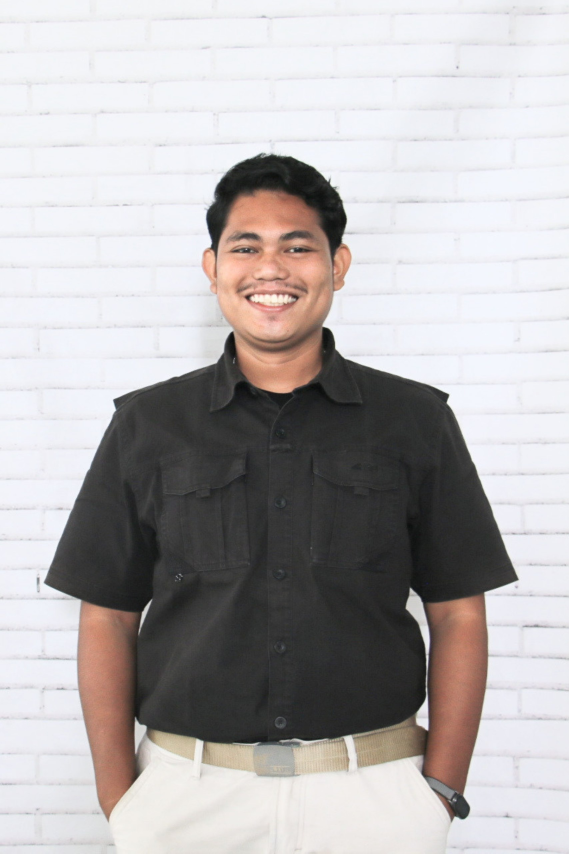
#> input picture banner/source.jpg, 1706 x 2560 px (shown at 1/3 size)
$ python generate.py
#> lines starting #> are read from the running program, lines starting #| are printed output that depends on the picture
#!/usr/bin/env python3
"""Generate dark.svg / light.svg GitHub profile banners from source.jpg."""

from __future__ import annotations

import math
import random
from dataclasses import dataclass
from pathlib import Path

import numpy as np
from PIL import Image, ImageDraw, ImageEnhance, ImageFilter, ImageFont, ImageOps
from scipy import ndimage
from scipy.cluster.vq import kmeans2
from scipy.optimize import linear_sum_assignment

ROOT = Path(__file__).resolve().parent
PROFILE_ROOT = ROOT.parent
SOURCE = ROOT / "source.jpg"
DARK_OUT = PROFILE_ROOT / "dark.svg"
LIGHT_OUT = PROFILE_ROOT / "light.svg"
PREVIEW_DIR = ROOT / "preview"

W, H = 1180, 610
GRID_W, GRID_H = 300, 340
INTRO_GROUPS = 60
DRIFT_BANDS = 94
TRAVELLERS = 900
NOISE_SIGMA = 4.0
INTRO_DUR = 3.2
LOOP_DUR = 14.2
KEY = [0.0, 3.0 / LOOP_DUR, 4.3 / LOOP_DUR, 6.3 / LOOP_DUR, 7.6 / LOOP_DUR, 9.6 / LOOP_DUR, 10.9 / LOOP_DUR, 12.9 / LOOP_DUR, 1.0]

PROFILE = {
    "name": "M. Althaf Kiram",
    "handle": "@malthafkiram",
    "subject": "M. Althaf Kiram",
    "role": "Fullstack Software Engineer",
    "origin": "Indonesia, remote or relocate",
    "education": "S.Kom Unimal, GPA 3.66",
    "status": "Available for hire",
    "toolchain": "VS Code, Git, Vercel",
    "lang": "TypeScript, JavaScript",
    "frontend": "React, Next.js, Tailwind",
    "backend": "Node.js, Express, GraphQL",
    "database": "PostgreSQL, MongoDB, Redis",
    "infra": "AWS EC2, Vercel",
    "mail": "malthafkiram@gmail.com",
    "portfolio": "porto.kabanroom.web.id",
    "linkedin": "/in/malthafkiram",
    "github": "github.com/malthafkiram",
    "whatsapp": "+62 851-5771-5522",
}

IDENTITY_ROWS = [
    ("Subject", "subject"),
    ("Role", "role"),
    ("Origin", "origin"),
    ("Education", "education"),
    ("Status", "status"),
    ("ToolChain", "toolchain"),
]
CORE_ROWS = [
    ("Core.Lang", "lang"),
    ("Core.Frontend", "frontend"),
    ("Core.Backend", "backend"),
    ("Core.Database", "database"),
    ("Core.Infra", "infra"),
]
GRID_ROWS = [
    ("Grid.Mail", "mail"),
    ("Grid.Portfolio", "portfolio"),
    ("Grid.LinkedIn", "linkedin"),
    ("Grid.GitHub", "github"),
    ("Grid.WhatsApp", "whatsapp"),
]


@dataclass(frozen=True)
class Theme:
    name: str
    bg: str
    panel: str
    frame: str
    chrome: str
    chrome_dim: str
    portrait: str
    accent: str
    text: str
    text_dim: str
    live: str
    titlebar: str
    drop_background: bool


DARK = Theme(
    name="dark",
    bg="#0A101F",
    panel="#0E1628",
    frame="#152038",
    chrome="#22D3EE",
    chrome_dim="#0891B2",
    portrait="#A78BFA",
    accent="#10B981",
    text="#F8FAFC",
    text_dim="#94A3B8",
    live="#F43F5E",
    titlebar="#070B14",
    drop_background=True,
)
LIGHT = Theme(
    name="light",
    bg="#F4F7FB",
    panel="#E8EEF7",
    frame="#D5DEEC",
    chrome="#0891B2",
    chrome_dim="#0E7490",
    portrait="#7C3AED",
    accent="#059669",
    text="#0F172A",
    text_dim="#475569",
    live="#E11D48",
    titlebar="#E2E8F0",
    drop_background=False,
)


def xml_escape(text: str) -> str:
    return (
        text.replace("&", "&amp;")
        .replace("<", "&lt;")
        .replace(">", "&gt;")
        .replace('"', "&quot;")
    )


def load_crop() -> Image.Image:
    img = Image.open(SOURCE).convert("RGB")
    w, h = img.size
    # Head and shoulders, not a tight face crop.
    left = int(w * 0.10)
    right = int(w * 0.90)
    top = int(h * 0.03)
    bottom = int(h * 0.58)
    return img.crop((left, top, right, bottom))


def subject_mask(img: Image.Image) -> np.ndarray:
    rgb = np.asarray(img, dtype=np.float32) / 255.0
    r, g, b = rgb[..., 0], rgb[..., 1], rgb[..., 2]
    mx = np.maximum(np.maximum(r, g), b)
    mn = np.minimum(np.minimum(r, g), b)
    sat = np.where(mx == 0, 0, (mx - mn) / np.maximum(mx, 1e-6))
    wall = (sat < 0.18) & (mx > 0.72)
    fg = ~wall
    fg = ndimage.binary_opening(fg, iterations=2)
    fg = ndimage.binary_closing(fg, iterations=4)
    fg = ndimage.binary_fill_holes(fg)
    labeled, n = ndimage.label(fg)
    if n == 0:
        return np.ones(fg.shape, dtype=bool)
    sizes = ndimage.sum(fg, labeled, index=range(1, n + 1))
    keep = int(np.argmax(sizes)) + 1
    fg = labeled == keep
    fg = ndimage.binary_erosion(fg, iterations=1)
    return fg


def enhance_gray(img: Image.Image) -> Image.Image:
    gray = ImageOps.grayscale(img)
    gray = ImageOps.autocontrast(gray, cutoff=1)
    gray = ImageEnhance.Contrast(gray).enhance(1.3)
    gray = gray.filter(ImageFilter.UnsharpMask(radius=3, percent=140, threshold=2))
    return gray


def floyd_steinberg(gray: Image.Image, serpentine: bool = True) -> np.ndarray:
    arr = np.asarray(gray, dtype=np.float32) / 255.0
    h, w = arr.shape
    out = np.zeros((h, w), dtype=bool)
    work = arr.copy()
    for y in range(h):
        xs = range(w)
        if serpentine and y % 2:
            xs = range(w - 1, -1, -1)
        for x in xs:
            old = work[y, x]
            new = 1.0 if old >= 0.5 else 0.0
            out[y, x] = new < 0.5  # dark pixels become dots
            err = old - new
            if serpentine and y % 2:
                if x - 1 >= 0:
                    work[y, x - 1] += err * 7 / 16
                if y + 1 < h:
                    if x + 1 < w:
                        work[y + 1, x + 1] += err * 3 / 16
                    work[y + 1, x] += err * 5 / 16
                    if x - 1 >= 0:
                        work[y + 1, x - 1] += err * 1 / 16
            else:
                if x + 1 < w:
                    work[y, x + 1] += err * 7 / 16
                if y + 1 < h:
                    if x - 1 >= 0:
                        work[y + 1, x - 1] += err * 3 / 16
                    work[y + 1, x] += err * 5 / 16
                    if x + 1 < w:
                        work[y + 1, x + 1] += err * 1 / 16
    return out


def dots_from_photo(theme: Theme) -> tuple[np.ndarray, Image.Image]:
    crop = load_crop()
#> in load_crop, img is the input picture: PIL image 1706x2560 RGB; mean R, G, B 179.3, 175.6, 176.3
#> in load_crop, `return img.crop((left, top, right, bottom))`:
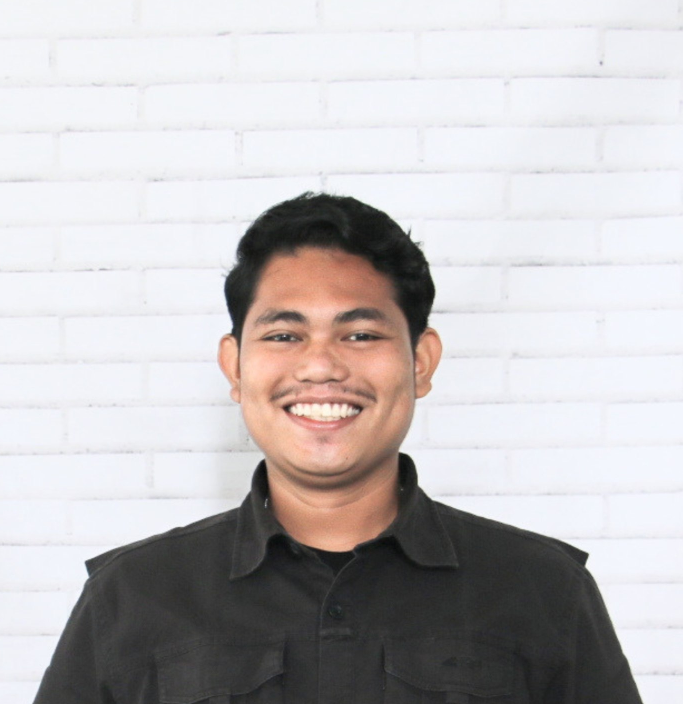
#> returned value: PIL image 1365x1408 RGB (shown at 1/2 size); mean R, G, B 192.3, 188.7, 190.1
    crop = crop.resize((GRID_W, GRID_H), Image.Resampling.LANCZOS)
    gray = enhance_gray(crop)
    dots = floyd_steinberg(gray)
    if theme.drop_background:
        mask = subject_mask(crop)
        mask = ndimage.binary_erosion(mask, iterations=1)
        dots &= mask
    return dots, crop


def thin_isolated(dots: np.ndarray) -> np.ndarray:
    neigh = ndimage.convolve(dots.astype(np.uint8), np.ones((3, 3), dtype=np.uint8), mode="constant")
    return dots & (neigh >= 3)


def sample_points(dots: np.ndarray, rng: np.random.Generator, cap: int = 17500) -> np.ndarray:
    dots = thin_isolated(dots)
    ys, xs = np.nonzero(dots)
    points = np.stack([xs.astype(np.float64), ys.astype(np.float64)], axis=1)
    if len(points) > cap:
        idx = rng.choice(len(points), size=cap, replace=False)
        points = points[idx]
    return points


def evenness(points: np.ndarray, groups: np.ndarray, bins: int = 8) -> float:
    """Lower is better. ~0.05 even, ~0.7 patchy."""
    scores = []
    h = GRID_H
    w = GRID_W
    for g in range(int(groups.max()) + 1 if len(groups) else 0):
        pts = points[groups == g]
        if len(pts) < 4:
            continue
        hist, _, _ = np.histogram2d(pts[:, 0], pts[:, 1], bins=bins, range=[[0, w], [0, h]])
        p = hist.ravel()
        p = p / max(p.sum(), 1)
        scores.append(float(np.std(p)))
    return float(np.mean(scores)) if scores else 1.0


def interleave_groups(n: int, k: int, rng: random.Random) -> np.ndarray:
    idx = list(range(n))
    rng.shuffle(idx)
    groups = np.empty(n, dtype=np.int32)
    for i, src in enumerate(idx):
        groups[src] = i % k
    return groups


def drift_bands(points: np.ndarray, rng: np.random.Generator) -> np.ndarray:
    noisy = points + rng.normal(0, NOISE_SIGMA, size=points.shape)
    k = min(DRIFT_BANDS, max(8, len(points) // 80))
    for seed in range(7, 16):
        try:
            _, labels = kmeans2(noisy, k, minit="random", iter=30, seed=seed)
            if np.any(labels < 0):
                continue
            return labels.astype(np.int32)
        except Exception:
            continue
    order = np.argsort(noisy[:, 0] + noisy[:, 1] * 0.37)
    labels = np.empty(len(points), dtype=np.int32)
    labels[order] = np.linspace(0, k - 1, len(points)).astype(np.int32)
    return labels


def farthest_sample(points: np.ndarray, n: int, rng: np.random.Generator) -> np.ndarray:
    if len(points) <= n:
        return points.copy()
    chosen = [int(rng.integers(0, len(points)))]
    dist = np.full(len(points), np.inf)
    for _ in range(n - 1):
        last = points[chosen[-1]]
        dist = np.minimum(dist, np.linalg.norm(points - last, axis=1))
        dist[chosen] = -1
        chosen.append(int(np.argmax(dist)))
    return points[np.array(chosen)]


def match_ot(src: np.ndarray, dst: np.ndarray) -> np.ndarray:
    n = min(len(src), len(dst))
    src = src[:n]
    dst = dst[:n]
    diff = src[:, None, :] - dst[None, :, :]
    cost = np.sqrt((diff * diff).sum(axis=2))
    _, col = linear_sum_assignment(cost)
    return dst[col]


def logo_canvas(kind: str, size: int = 520) -> Image.Image:
    img = Image.new("L", (size, size), 0)
    d = ImageDraw.Draw(img)
    m = int(size * 0.12)
    if kind == "next":
        d.ellipse((m, m, size - m, size - m), outline=255, width=max(10, size // 28))
        # Stylized N
        x0, x1 = int(size * 0.30), int(size * 0.70)
        y0, y1 = int(size * 0.28), int(size * 0.74)
        wline = max(16, size // 22)
        d.line([(x0, y1), (x0, y0), (x1, y1), (x1, y0)], fill=255, width=wline, joint="curve")
        d.line([(x0, y0), (x1, y1)], fill=255, width=wline)
    elif kind == "node":
        cx, cy, r = size / 2, size / 2, size * 0.36
        hexpts = [
            (cx + r * math.cos(math.radians(a)), cy + r * math.sin(math.radians(a)))
            for a in range(30, 360, 60)
        ]
        d.polygon(hexpts, outline=255, width=max(12, size // 24))
        try:
            font = ImageFont.truetype(
                "/usr/share/fonts/truetype/dejavu/DejaVuSans-Bold.ttf", size=int(size * 0.28)
            )
        except OSError:
            font = ImageFont.load_default()
        d.text((cx, cy + size * 0.02), "JS", fill=255, font=font, anchor="mm")
    else:
        wline = max(18, size // 18)
        # < / >
        d.line(
            [(size * 0.46, size * 0.22), (size * 0.22, size * 0.50), (size * 0.46, size * 0.78)],
            fill=255,
            width=wline,
            joint="curve",
        )
        d.line(
            [(size * 0.54, size * 0.22), (size * 0.78, size * 0.50), (size * 0.54, size * 0.78)],
            fill=255,
            width=wline,
            joint="curve",
        )
        d.line(
            [(size * 0.58, size * 0.24), (size * 0.42, size * 0.76)],
            fill=255,
            width=max(14, size // 22),
        )
    return img


def logo_points(kind: str, n: int, rng: np.random.Generator) -> np.ndarray:
    canvas = logo_canvas(kind)
    arr = np.asarray(canvas)
    ys, xs = np.nonzero(arr > 80)
    pts = np.stack([xs.astype(np.float64), ys.astype(np.float64)], axis=1)
    # Fit into portrait grid with margin
    pts[:, 0] = (pts[:, 0] / canvas.size[0]) * (GRID_W * 0.78) + GRID_W * 0.11
    pts[:, 1] = (pts[:, 1] / canvas.size[1]) * (GRID_H * 0.70) + GRID_H * 0.14
    return farthest_sample(pts, n, rng)


def path_for_points(points: np.ndarray, ox: float, oy: float, scale: float, dot: float) -> str:
    # Horizontal run-length packing in grid space, then map to SVG.
    if len(points) == 0:
        return ""
    by_row: dict[int, list[int]] = {}
    for x, y in points:
        by_row.setdefault(int(round(y)), []).append(int(round(x)))
    parts: list[str] = []
    half = dot * 0.42
    for y in sorted(by_row):
        xs = sorted(set(by_row[y]))
        run_start = xs[0]
        prev = xs[0]
        for x in xs[1:] + [None]:
            if x is not None and x == prev + 1:
                prev = x
                continue
            length = prev - run_start + 1
            sx = ox + run_start * scale
            sy = oy + y * scale
            if length == 1:
                parts.append(f"M{sx:.2f} {sy:.2f}h{dot:.2f}")
            else:
                parts.append(f"M{sx:.2f} {sy:.2f}h{length * scale + half:.2f}")
            if x is None:
                break
            run_start = prev = x
    return " ".join(parts)


def key_times(*indices: int) -> str:
    return ";".join(f"{KEY[i]:.4f}" for i in indices)


def portrait_frame_geom() -> tuple[float, float, float, float]:
    # Left visual panel inner rect
    panel_x, panel_y = 28, 78
    panel_w, panel_h = 430, 506
    scale = min((panel_w - 36) / GRID_W, (panel_h - 56) / GRID_H)
    pw, ph = GRID_W * scale, GRID_H * scale
    ox = panel_x + (panel_w - pw) / 2
    oy = panel_y + 28 + (panel_h - 40 - ph) / 2
    return ox, oy, scale, scale * 0.86


def leader_line(label: str, value: str, width: int = 52) -> str:
    dots = max(3, width - len(label) - len(value))
    return f"{label}{'.' * dots}{value}"


def info_panel_svg(theme: Theme) -> str:
    x, y = 478, 78
    width, height = 674, 506
    rows_y = y + 64
    line_h = 23
    chunks = [
        f'<rect x="{x}" y="{y}" width="{width}" height="{height}" rx="18" fill="{theme.panel}" stroke="{theme.frame}" stroke-width="1.2"/>',
        f'<text x="{x + 22}" y="{y + 32}" fill="{theme.chrome}" font-family="ui-monospace, SFMono-Regular, Menlo, Consolas, monospace" font-size="13" font-weight="700" letter-spacing="1.6">SYSTEM.INFO</text>',
        f'<g transform="translate({x + 168},{y + 20})">',
        f'<rect width="64" height="18" rx="9" fill="{theme.live}"/>',
        f'<circle cx="12" cy="9" r="3.2" fill="#fff"><animate attributeName="opacity" values="1;0.25;1" dur="1.5s" repeatCount="indefinite"/></circle>',
        f'<text x="22" y="13" fill="#fff" font-family="ui-monospace, SFMono-Regular, Menlo, Consolas, monospace" font-size="12" font-weight="700">LIVE</text>',
        "</g>",
        f'<rect x="{x + width - 196}" y="{y + 16}" width="174" height="26" rx="13" fill="{theme.bg}" stroke="{theme.chrome}" stroke-width="1"/>',
        f'<text x="{x + width - 109}" y="{y + 34}" text-anchor="middle" fill="{theme.chrome}" font-family="ui-monospace, SFMono-Regular, Menlo, Consolas, monospace" font-size="14">{xml_escape(PROFILE["handle"])}</text>',
    ]

    def emit_section(title: str, rows: list[tuple[str, str]], start: float) -> float:
        chunks.append(
            f'<text x="{x + 22}" y="{start}" fill="{theme.accent}" font-family="ui-monospace, SFMono-Regular, Menlo, Consolas, monospace" font-size="12" letter-spacing="1.4">{title}</text>'
        )
        yy = start + 22
        text_w = width - 44
        for label, key in rows:
            line = xml_escape(leader_line(label, PROFILE[key]))
            chunks.append(
                f'<text x="{x + 22}" y="{yy}" fill="{theme.text}" font-family="ui-monospace, SFMono-Regular, Menlo, Consolas, monospace" font-size="14" textLength="{text_w}" lengthAdjust="spacingAndGlyphs">{line}</text>'
            )
            yy += line_h
        return yy + 10

    cursor = rows_y
    cursor = emit_section("// IDENTITY", IDENTITY_ROWS, cursor)
    cursor = emit_section("// CORE", CORE_ROWS, cursor)
    emit_section("// GRID", GRID_ROWS, cursor)
    return "\n".join(chunks)


def chrome_svg(theme: Theme) -> str:
    return f"""
<rect width="{W}" height="{H}" rx="28" fill="{theme.bg}"/>
<rect x="10" y="10" width="{W-20}" height="{H-20}" rx="22" fill="{theme.bg}" stroke="{theme.chrome}" stroke-opacity="0.35" stroke-width="1.4"/>
<rect x="10" y="10" width="{W-20}" height="52" rx="22" fill="{theme.titlebar}"/>
<rect x="10" y="36" width="{W-20}" height="26" fill="{theme.titlebar}"/>
<circle cx="38" cy="36" r="6" fill="#F43F5E"/>
<circle cx="58" cy="36" r="6" fill="#FBBF24"/>
<circle cx="78" cy="36" r="6" fill="{theme.accent}"/>
<text x="{W/2}" y="41" text-anchor="middle" fill="{theme.text_dim}" font-family="ui-monospace, SFMono-Regular, Menlo, Consolas, monospace" font-size="14">profile.sh --live</text>
<rect x="28" y="78" width="430" height="506" rx="18" fill="{theme.panel}" stroke="{theme.frame}" stroke-width="1.2"/>
<text x="50" y="106" fill="{theme.chrome}" font-family="ui-monospace, SFMono-Regular, Menlo, Consolas, monospace" font-size="13" font-weight="700" letter-spacing="1.6">VISUAL.MAP</text>
"""


def group_path(points: np.ndarray, ox: float, oy: float, scale: float, dot: float, color: str) -> str:
    d = path_for_points(points, ox, oy, scale, dot)
    if not d:
        return ""
    return f'<path d="{d}" fill="none" stroke="{color}" stroke-width="{dot:.2f}" stroke-linecap="square" shape-rendering="crispEdges"/>'


def intro_layer(points: np.ndarray, groups: np.ndarray, theme: Theme, ox: float, oy: float, scale: float, dot: float) -> str:
    parts = ['<g id="intro">']
    for g in range(INTRO_GROUPS):
        pts = points[groups == g]
        if len(pts) == 0:
            continue
        delay = (g / INTRO_GROUPS) * 2.0
        t1 = delay / INTRO_DUR
        t2 = min(0.94, (delay + 0.45) / INTRO_DUR)
        path = group_path(pts, ox, oy, scale, dot, theme.portrait)
        parts.append(
            f'<g opacity="1">{path}'
            f'<animate attributeName="opacity" values="0;0;1;1;0" keyTimes="0;{t1:.3f};{t2:.3f};0.96;1" '
            f'dur="{INTRO_DUR}s" begin="0s" fill="freeze"/>'
            "</g>"
        )
    parts.append("</g>")
    return "\n".join(parts)


def loop_layer(
    points: np.ndarray,
    bands: np.ndarray,
    logo_centroid: np.ndarray,
    theme: Theme,
    ox: float,
    oy: float,
    scale: float,
    dot: float,
) -> str:
    parts = [
        '<g id="loop-portrait" opacity="0">',
        f'<animate attributeName="opacity" values="0;1" dur="0.05s" begin="{INTRO_DUR}s" fill="freeze"/>',
    ]
    kt = f"{KEY[0]:.4f};{KEY[1]:.4f};{KEY[2]:.4f};{KEY[7]:.4f};{KEY[8]:.4f}"
    for b in range(int(bands.max()) + 1 if len(bands) else 0):
        pts = points[bands == b]
        if len(pts) == 0:
            continue
        c = pts.mean(axis=0)
        target = c + 0.42 * (logo_centroid - c)
        dx = (target[0] - c[0]) * scale
        dy = (target[1] - c[1]) * scale
        path = group_path(pts, ox, oy, scale, dot, theme.portrait)
        parts.append(
            f'<g transform="translate(0,0)">{path}'
            f'<animateTransform attributeName="transform" type="translate" '
            f'values="0,0; 0,0; {dx:.2f},{dy:.2f}; {dx:.2f},{dy:.2f}; 0,0" '
            f'keyTimes="{kt}" dur="{LOOP_DUR}s" begin="{INTRO_DUR}s" repeatCount="indefinite" calcMode="linear"/>'
            f'<animate attributeName="opacity" values="1;1;0;0;1" keyTimes="{kt}" '
            f'dur="{LOOP_DUR}s" begin="{INTRO_DUR}s" repeatCount="indefinite" calcMode="linear"/>'
            "</g>"
        )
    parts.append("</g>")
    return "\n".join(parts)


def travellers_layer(
    portrait: np.ndarray,
    l1: np.ndarray,
    l2: np.ndarray,
    l3: np.ndarray,
    theme: Theme,
    ox: float,
    oy: float,
    scale: float,
    dot: float,
) -> str:
    kt_pos = ";".join(f"{KEY[i]:.4f}" for i in range(9))
    kt_op = f"{KEY[0]:.4f};{KEY[1]:.4f};{KEY[2]:.4f};{KEY[7]:.4f};{KEY[8]:.4f}"
    tdot = min(2.15, dot * 1.55)
    parts = ['<g id="travellers">']
    for i in range(len(portrait)):
        chain = [portrait[i], portrait[i], l1[i], l1[i], l2[i], l2[i], l3[i], l3[i], portrait[i]]
        xs = ";".join(f"{ox + p[0] * scale:.2f}" for p in chain)
        ys = ";".join(f"{oy + p[1] * scale:.2f}" for p in chain)
        x0, y0 = ox + portrait[i][0] * scale, oy + portrait[i][1] * scale
        parts.append(
            f'<rect x="{x0:.2f}" y="{y0:.2f}" width="{tdot:.2f}" height="{tdot:.2f}" rx="0.4" fill="{theme.chrome}" opacity="0" shape-rendering="crispEdges">'
            f'<animate attributeName="x" values="{xs}" keyTimes="{kt_pos}" dur="{LOOP_DUR}s" begin="{INTRO_DUR}s" repeatCount="indefinite" calcMode="linear"/>'
            f'<animate attributeName="y" values="{ys}" keyTimes="{kt_pos}" dur="{LOOP_DUR}s" begin="{INTRO_DUR}s" repeatCount="indefinite" calcMode="linear"/>'
            f'<animate attributeName="opacity" values="0;0;1;1;0" keyTimes="{kt_op}" dur="{LOOP_DUR}s" begin="{INTRO_DUR}s" repeatCount="indefinite" calcMode="linear"/>'
            "</rect>"
        )
    parts.append("</g>")
    return "\n".join(parts)


def build_svg(theme: Theme) -> str:
    rng = random.Random(42)
    nprng = np.random.default_rng(42)
    dots, _crop = dots_from_photo(theme)
    np.save(PREVIEW_DIR / f"{theme.name}-dots.npy", dots)
    points = sample_points(dots, nprng)
    print(f"[{theme.name}] dots={len(points)}")
    intro_groups = interleave_groups(len(points), INTRO_GROUPS, rng)
    print(f"[{theme.name}] intro evenness={evenness(points, intro_groups):.3f}")
    bands = drift_bands(points, nprng)
    travellers_src = farthest_sample(points, TRAVELLERS, nprng)
    n = len(travellers_src)
    l1 = match_ot(travellers_src, logo_points("next", n, nprng))
    l2 = match_ot(l1, logo_points("node", n, nprng))
    l3 = match_ot(l2, logo_points("code", n, nprng))
    ox, oy, scale, dot = portrait_frame_geom()
    logo_centroid = l1.mean(axis=0)
    svg = f'''<?xml version="1.0" encoding="UTF-8"?>
<svg xmlns="http://www.w3.org/2000/svg" viewBox="0 0 {W} {H}" width="{W}" height="{H}" role="img" aria-label="{xml_escape(PROFILE["name"])} - live profile">
<style>
  @media (prefers-reduced-motion: reduce) {{
    animate, animateTransform {{ display: none; }}
  }}
</style>
{chrome_svg(theme)}
{info_panel_svg(theme)}
{intro_layer(points, intro_groups, theme, ox, oy, scale, dot)}
{loop_layer(points, bands, logo_centroid, theme, ox, oy, scale, dot)}
{travellers_layer(travellers_src, l1, l2, l3, theme, ox, oy, scale, dot)}
</svg>
'''
    return svg


def preview_png(theme: Theme, path: Path) -> None:
    dots, crop = dots_from_photo(theme)
#> in dots_from_photo, `crop = crop.resize((GRID_W, GRID_H), Image.Resampling.LANCZOS)`:
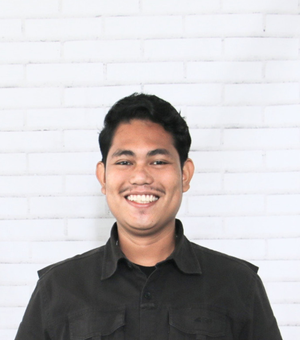
#> crop: PIL image 300x340 RGB; mean R, G, B 192.3, 188.7, 190.1
#> in enhance_gray, `gray = ImageOps.grayscale(img)`:
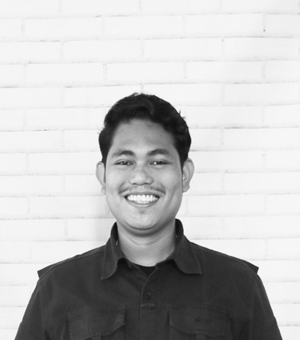
#> gray: PIL image 300x340 L; min 11, max 254, mean 189.9
#> in enhance_gray, `gray = ImageOps.autocontrast(gray, cutoff=1)`:
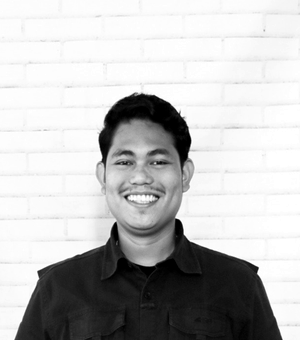
#> gray: PIL image 300x340 L; min 0, max 255, mean 188.9
#> in enhance_gray, `gray = ImageEnhance.Contrast(gray).enhance(1.3)`:
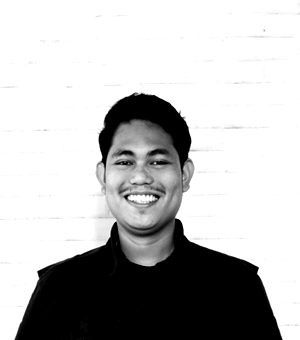
#> gray: PIL image 300x340 L; min 0, max 255, mean 185.7
#> (the rest of the program and of its run is left out)
